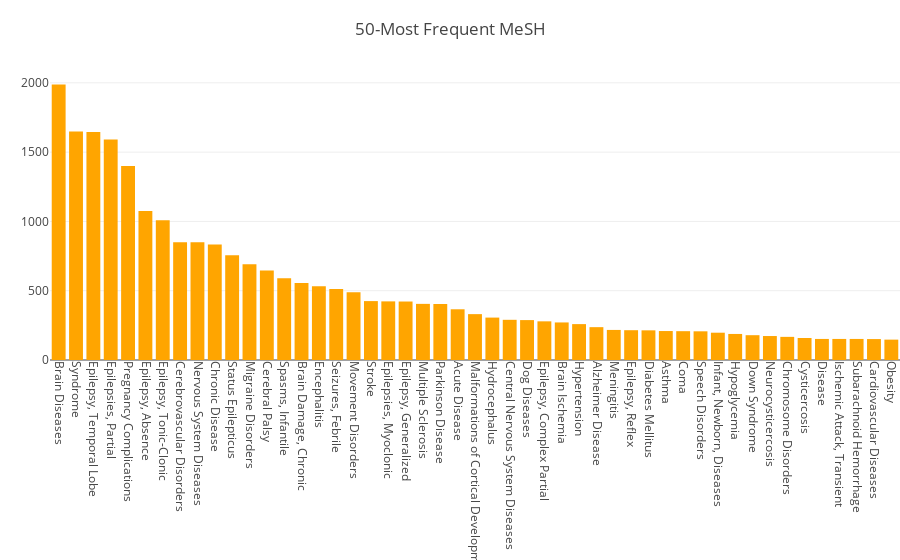

The code cell stored with this chart in its notebook:
### Code cell
using PlotlyJS
using NamedArrays

# Visualize frequency 
topn = 50
mesh_counts = vec(sum(mesh_frequencies, 1))
count_perm = sortperm(mesh_counts, rev=true)
mesh_names = collect(keys(mesh_frequencies.dicts[2]))

#traces
#most frequent is epilepsy - remove from plot for better scaling
freq_trace = PlotlyJS.bar(; x = mesh_names[count_perm[2:topn]], y= mesh_counts[count_perm[2:topn]], marker_color="orange")

data = [freq_trace]
layout = Layout(;title="$(topn)-Most Frequent MeSH ",
                 showlegend=false,
                 margin= Dict(:t=> 70, :r=> 0, :l=> 50, :b=>200),
                 xaxis_tickangle = 90,)
plot(data, layout)

### Figure 1 — Plotly figure (JSON) as saved in the notebook; plotly's stock layout.template omitted (floating-point values rounded to 4 significant figures)
{"data": [{"marker": {"color": "orange"}, "y": [1988, 1648, 1645, 1592, 1399, 1075, 1008, 850, 849, 834, 755, 691, 645, 590, 555, 533, 512, 489, 425, 423, 422, 405, 404, 366, 331, 306, 290, 288, 279, 271, 259, 237, 217, 215, 214, 209, 208, 207, 197, 188, 179, 173, 167, 159, 152, 152, 152, 151, 147], "type": "bar", "x": ["Brain Diseases", "Syndrome", "Epilepsy, Temporal Lobe", "Epilepsies, Partial", "Pregnancy Complications", "Epilepsy, Absence", "Epilepsy, Tonic-Clonic", "Cerebrovascular Disorders", "Nervous System Diseases", "Chronic Disease", "Status Epilepticus", "Migraine Disorders", "Cerebral Palsy", "Spasms, Infantile", "Brain Damage, Chronic", "Encephalitis", "Seizures, Febrile", "Movement Disorders", "Stroke", "Epilepsies, Myoclonic", "Epilepsy, Generalized", "Multiple Sclerosis", "Parkinson Disease", "Acute Disease", "Malformations of Cortical Development", "Hydrocephalus", "Central Nervous System Diseases", "Dog Diseases", "Epilepsy, Complex Partial", "Brain Ischemia", "Hypertension", "Alzheimer Disease", "Meningitis", "Epilepsy, Reflex", "Diabetes Mellitus", "Asthma", "Coma", "Speech Disorders", "Infant, Newborn, Diseases", "Hypoglycemia", "Down Syndrome", "Neurocysticercosis", "Chromosome Disorders", "Cysticercosis", "Disease", "Ischemic Attack, Transient", "Subarachnoid Hemorrhage", "Cardiovascular Diseases", "Obesity"]}], "layout": {"showlegend": false, "xaxis": {"tickangle": 90}, "margin": {"l": 50, "b": 200, "r": 0, "t": 70}, "title": "50-Most Frequent MeSH "}}
